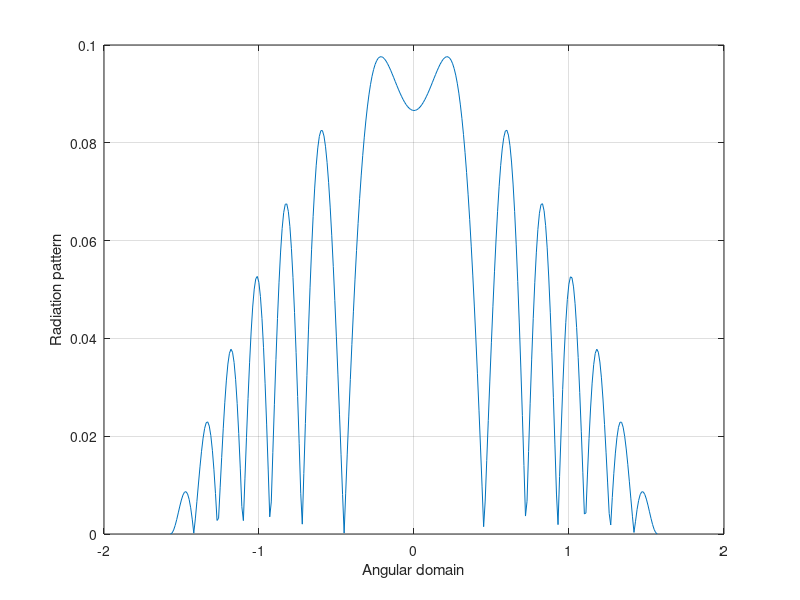
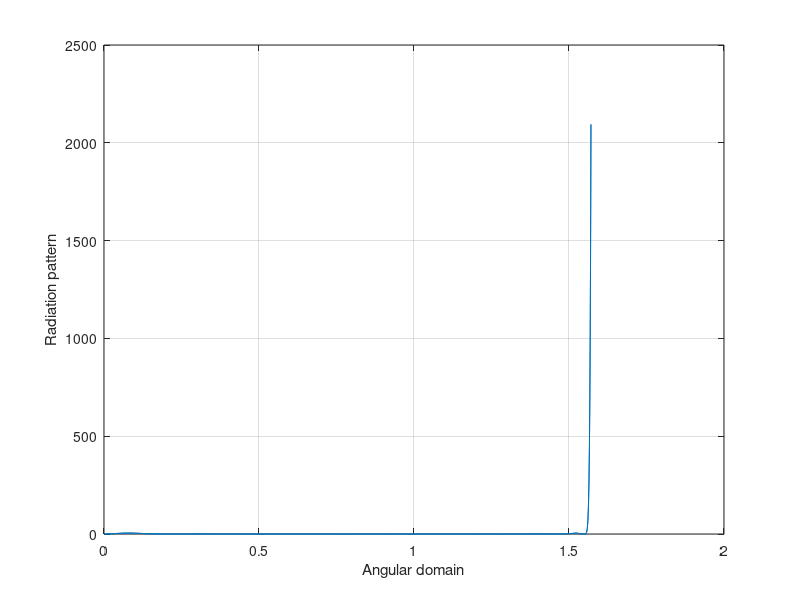

The MATLAB script that drew these images, in order: (Note: this script raises an error after producing the figures.)
%% Antenna and radio sources project %% 
% Sergio Cuevas del Valle, Brandon Escamilla, MiSE 2021 

%% Conformal array design %% 
% This file introduces an optimization problem to design a conformal antenna array form by wires. Specifically, several 
% analytical solutions are introduced. 

%% Constant continuous array of non-radiative sources 
% Directivity domain
theta = -pi/2:1e-2:pi/2; 
phi = theta; 
thetad = 0;

% Wire characteristics
I = 1; 
c = 3e8; 
f = 20e9; 
lambda = c/f; 
ds = 1e-2; 
l = 1e-1; 

% Parallell to the x axis 
alpha = 1-sin(theta).^2; 
Phi0 = 15*pi*(I*ds/lambda)^2*alpha; 

% Space factor 
beta = 2*pi/lambda;
k = 0; 
S = 2*(abs(sin(0.5*l*(beta*cos(theta-thetad)-k))))./(beta*cos(theta-thetad)-k);

% Radition intensity 
Phi = Phi0; 

for i = 1:length(Phi0)
    Phi(i) = S(i)*Phi0(i);
end

% Results 
figure(1) 
plot(theta, Phi)
ylabel('Radiation pattern')
xlabel('Angular domain')
grid on; 

%% Rectangular array in the XY plane
% Dimensions of the array 
a = 1e-1; 
b = 1e-1; 

theta = -pi/2:1e-2:pi/2;
phi = theta; 

% Space factor
F = sin(pi*a/lambda*sin(theta).*cos(phi)).^2;
F = F.*sin(pi*b/lambda*sin(theta).*cos(phi)).^2;
F = F./(pi*a/lambda*sin(theta).*cos(phi)).^2;
F = F./(pi*a/lambda*sin(theta).*cos(phi)).^2;
Phi = (15*pi*a^2*I^2/lambda^2)*F.*(1-sin(theta).^2.*sin(phi).^2);

alpha = acos(sin(theta).*sin(phi));

% Results 
figure(2) 
plot(alpha, Phi)
ylabel('Radiation pattern')
xlabel('Angular domain')
grid on;

%% Fourier transform approach 
% Define the pattern of interest
k = 0; 
u = beta*cos(theta)-k; 
L = 40; 
nx = 2^10; 
dx = L/nx;
du = [0:nx-1]' * dx - L/2;

k = zeros(nx,1);
k(1:nx/2+1) = 2*[0:nx/2]/nx;
k(nx:-1:nx/2+2) = -k(2:nx/2);
k = k*pi/dx ;

theta = acos((1/beta)*(u-k));
f = pseudostep(theta, pi/2, 0.2);

Gi = ifft(f) / dx ;
Gi = ifftshift(f);

figure
plot(theta,Gi)


%% Auxiliary functions
% Function to fake a step function continuously 
function [u] = pseudostep(phi, dphi, W)
    % Constants
    delta = 1e6;        % Saturation exponent 
    tol = 1e-4;         % Resolution tolerance

    % Preallocation of the step 
    u = zeros(length(phi),1); 

    % Compute the step of width W center at dphi as sigmoid function 
    for i = 1:length(phi)
        if (phi(i)-(dphi-W) > tol) && (phi(i)-(dphi+W) < tol)
            u(i) = 1/(1+exp(-delta*(dphi+W-phi(i))));
        end
    end
end

